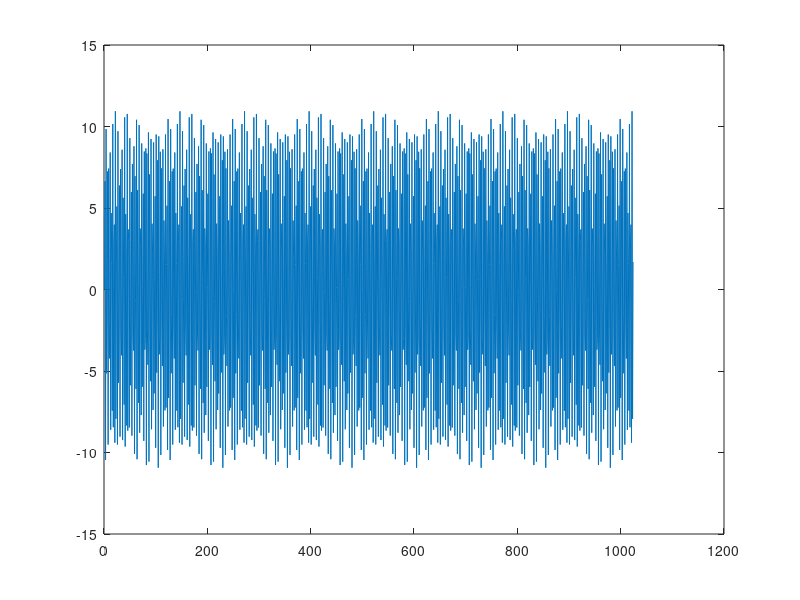
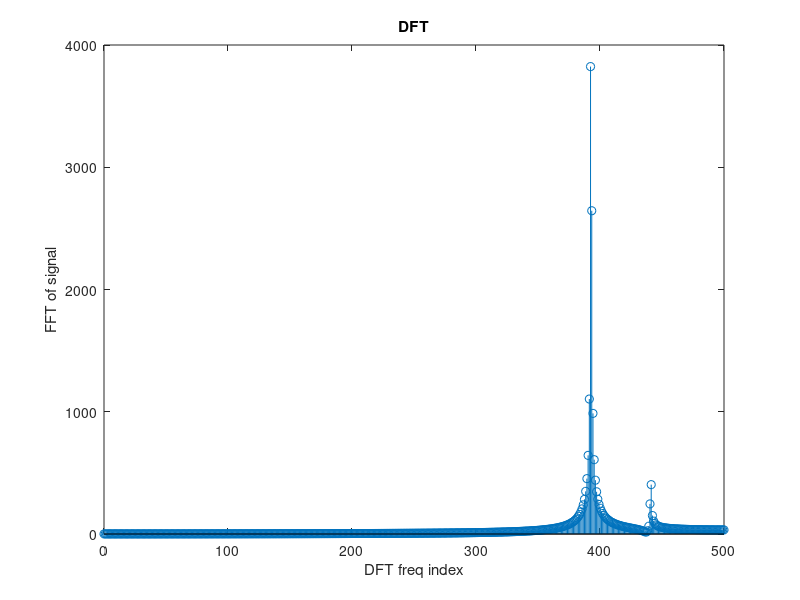
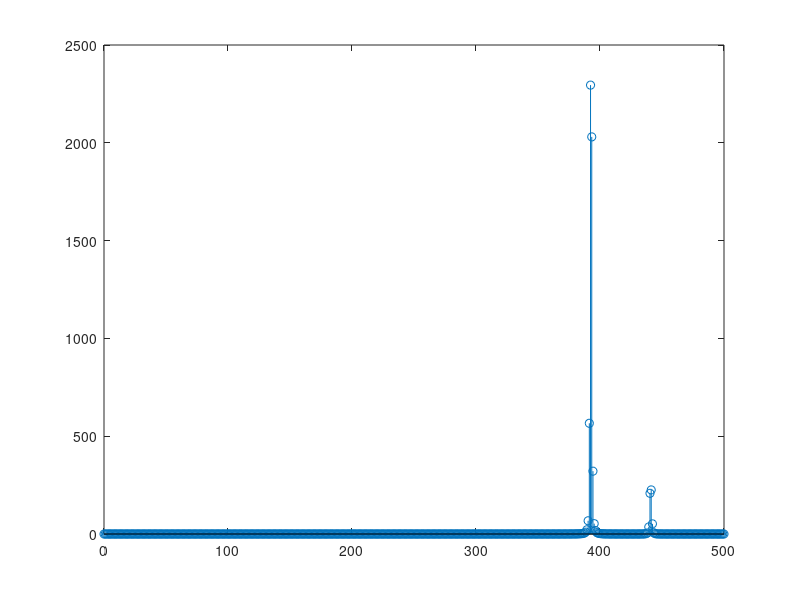

These charts were generated, in order, by the following MATLAB code:
close all;
s = load('notes_signal_long.mat');
N = length(s.notes_signal);

figure;
plot(s.notes_signal);

ff = fft(s.notes_signal);
figure;
x = linspace(0, s.fs/2, N/2);
ff = ff(1:N/2);
stem(x, abs(ff));
xlabel('DFT freq index');
ylabel('FFT of signal');
title('DFT');

win1 = hanning(N)';
xw1 = win1.*s.notes_signal;
ffhn = fft(xw1);
figure
stem(x, abs(ffhn(1:N/2)));

